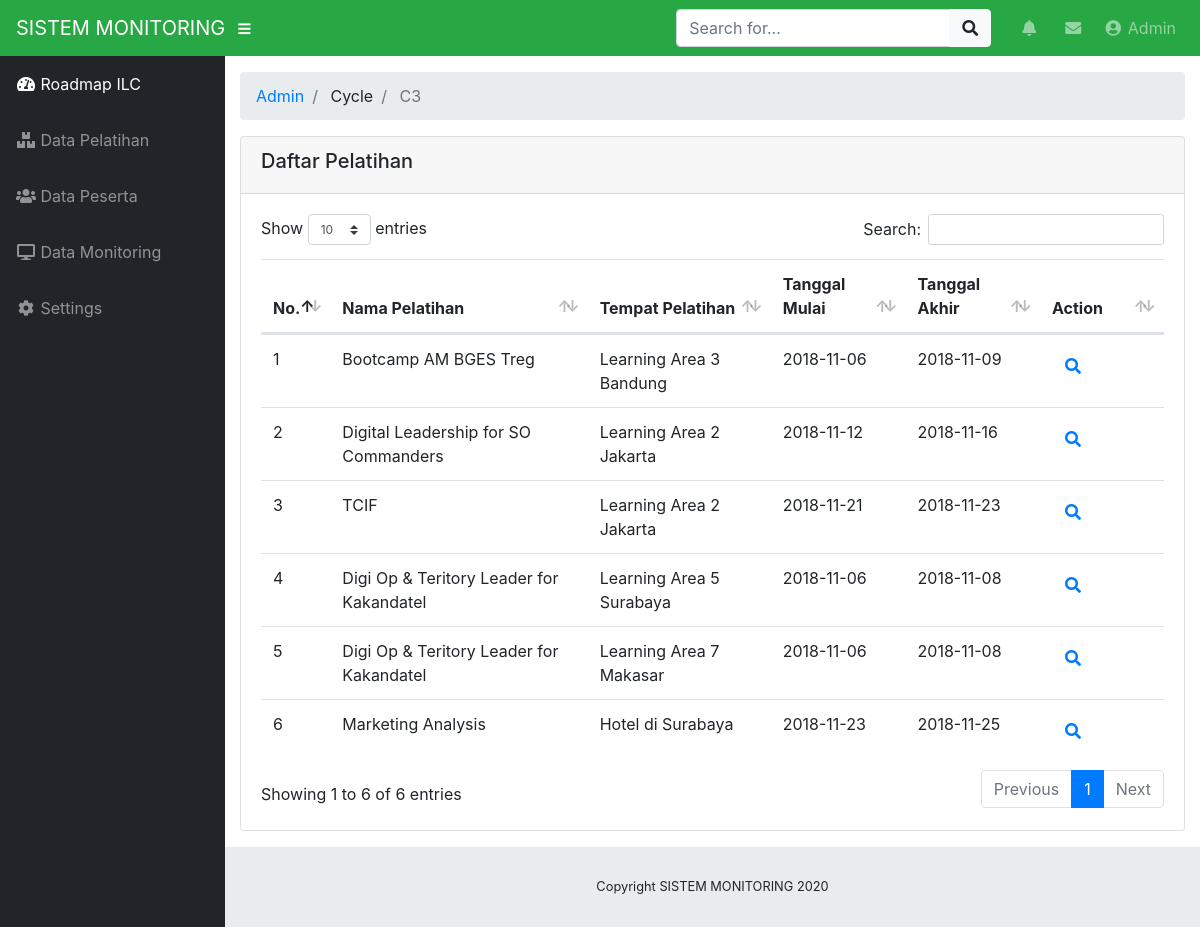
Screenshot of /index.php/admin/cycle/c3 with the database file from the repository.
### tables this page shows
CREATE TABLE IF NOT EXISTS `pelatihan` (
  `id_pelatihan` int(11) NOT NULL AUTO_INCREMENT,
  `nama_pelatihan` varchar(255) NOT NULL,
  `tempat_pelatihan` varchar(255) NOT NULL,
  `tgl_mulai` date NOT NULL,
  `tgl_akhir` date NOT NULL,
  PRIMARY KEY (`id_pelatihan`)
);

### application/controllers/admin/Cycle.php (called while the page is built, shortened)
<?php defined('BASEPATH') OR exit('No direct script access allowed');
class Cycle extends CI_Controller {
    public function __construct()
    {
        $this->load->model('Monitoring_Model');
        $this->load->model('Pelatihan_Model');
        $this->load->model('Peserta_Model');
		$this->load->library('form_validation');
    }
    public function c3()
	{
        $data['pelatihan'] = $this->Pelatihan_Model->getAll();
        $this->load->view("admin/cycle/cycle3_view", $data);
	}
}
?>

### index.php (called while the page is built, shortened)
<?php
require_once BASEPATH.'core/CodeIgniter.php';

### application/models/Pelatihan_Model.php (called while the page is built, shortened)
<?php defined('BASEPATH') OR exit('No direct script access allowed');
class Pelatihan_model extends CI_Model
{
    public function getAll()
    {
        $results = array();
        $this->db->select('*');
        $this->db->from('pelatihan');
        $query = $this->db->get();
        if($query->num_rows() > 0) {
            $results = $query->result();
        }
        return $results;
    }
}
?>

### application/views/admin/cycle/cycle3_view.php (the view, shortened to what this page needs)
<!DOCTYPE html>
<html lang="en">
<head>
</head>
<body id="page-top">
	<div id="wrapper">
		<div id="content-wrapper">
			<div class="container-fluid">
				<div class="card mb-3">
					<div class="card-header">
						<h5>Daftar Pelatihan</h5>
					</div>
					<div class="card-body">
						<div class="table-responsive">
						<table class="table table-hover" id="dataTable" width="100%" cellspacing="0">
								<thead>
									<tr>
										<th>No.</th>
										<th>Nama Pelatihan</th>
										<th>Tempat Pelatihan</th>
										<th>Tanggal Mulai</th>
										<th>Tanggal Akhir</th>
										<th>Action</th>
									</tr>
								</thead>
								<tbody>
									<?php $id = 1; $i = 1;
									if (!empty($pelatihan)){
									foreach ($pelatihan as $var):
										  ?>
									<tr>
										<?php echo '<td>'.$i.'</td>'; ?>
										<?php echo '<td>'.$var->nama_pelatihan.'</td>'; ?>
										<?php echo '<td>'.$var->tempat_pelatihan.'</td>'; ?>
										<?php echo '<td>'.$var->tgl_mulai.'</td>'; ?>
										<?php echo '<td>'.$var->tgl_akhir.'</td>'; ?>
										<td width="100">
										<a href="<?php echo site_url('admin/cycle/cycle_detail/3/'.$var->id_pelatihan) ?>"
											 class="btn btn-small"><i class="fas fa-search"></i></a>
										</td>
									</tr>
									<?php
									$id=$id+1; $i++;
								endforeach; }
								?>
								</tbody>
							</table>
						</div>
					</div>
				</div>
			</div>
		</div>
	</div>
</body>
</html>

### css/sb-admin.css (style rules this page uses)
html { position: relative; min-height: 100%; }
body { height: 100%; }
#wrapper { display: -webkit-box; display: -ms-flexbox; display: flex; }
#wrapper #content-wrapper { overflow-x: hidden; width: 100%; padding-top: 1rem; padding-bottom: 80px; }
:root { --input-padding-x: 0.75rem; --input-padding-y: 0.75rem; }

### rows the page displays
pelatihan: nama_pelatihan "Bootcamp AM BGES Treg", tempat_pelatihan "Learning Area 3 Bandung", tgl_mulai "2018-11-06", tgl_akhir "2018-11-09"
pelatihan: nama_pelatihan "Digital Leadership for SO Commanders", tempat_pelatihan "Learning Area 2 Jakarta", tgl_mulai "2018-11-12", tgl_akhir "2018-11-16"
pelatihan: nama_pelatihan "TCIF", tempat_pelatihan "Learning Area 2 Jakarta", tgl_mulai "2018-11-21", tgl_akhir "2018-11-23"
pelatihan: nama_pelatihan "Digi Op & Teritory Leader for Kakandatel", tempat_pelatihan "Learning Area 5 Surabaya", tgl_mulai "2018-11-06", tgl_akhir "2018-11-08"
pelatihan: nama_pelatihan "Digi Op & Teritory Leader for Kakandatel", tempat_pelatihan "Learning Area 7 Makasar", tgl_mulai "2018-11-06", tgl_akhir "2018-11-08"
pelatihan: nama_pelatihan "Marketing Analysis", tempat_pelatihan "Hotel di Surabaya", tgl_mulai "2018-11-23", tgl_akhir "2018-11-25"

### other values shown
SITE_NAME "SISTEM MONITORING"
$segment "Admin"
$segment "Cycle"
$segment "C3"
Date('Y') "2020"
